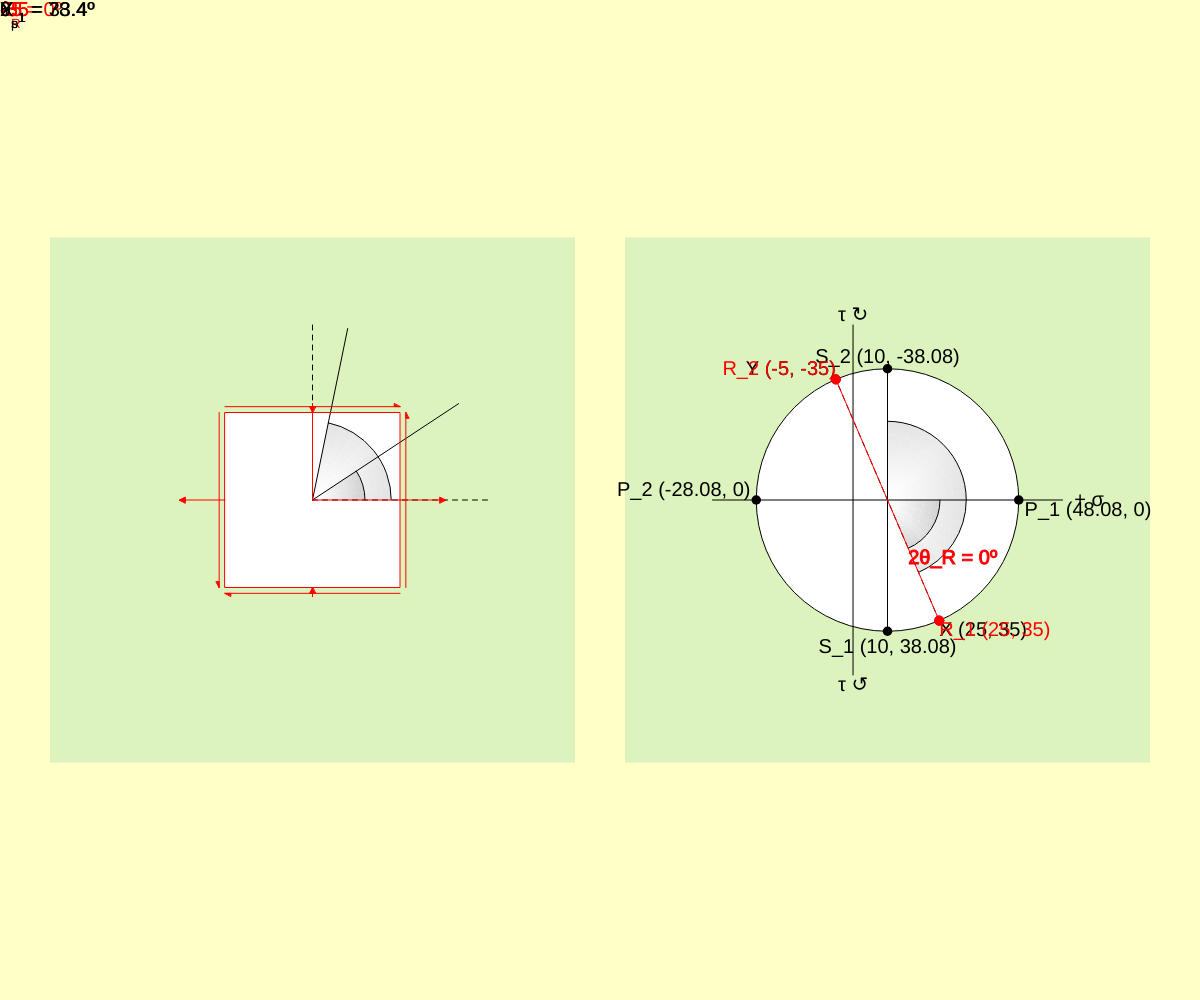
Frame 1 (no input)
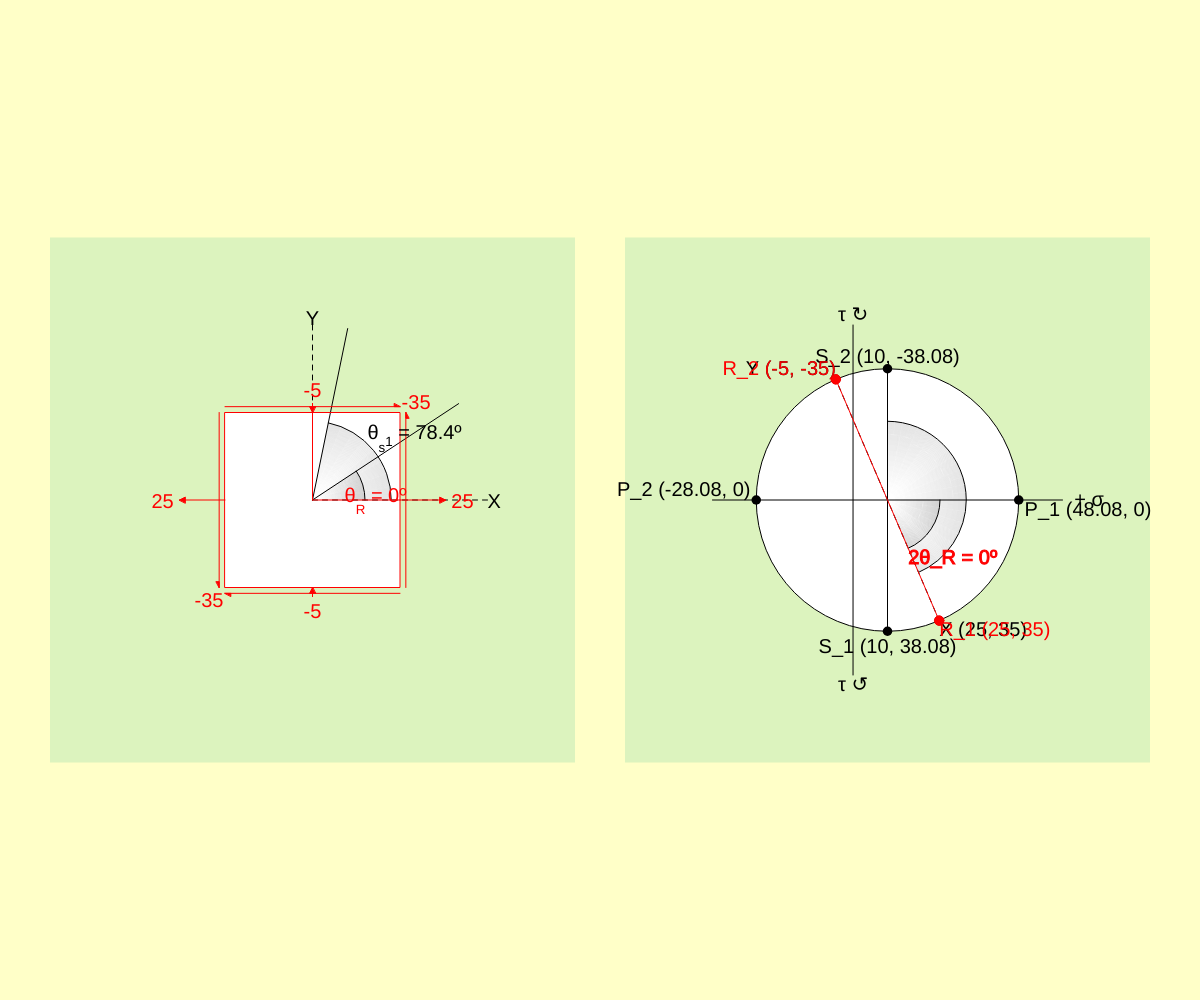
Frame 60 (no input)
Frame 120 (the mouse pressed at the canvas centre since frame 60): identical to frame 60, image omitted

The p5.js sketch that drew these frames (run headless with seeded random() and noise() and a simulated clock; from frame 60 on, the mouse is pressed at the canvas centre):

// p5.js sketch
// ── sketch.js
// Screen size properties
var ww;
var hh;

// Two-page layout properties
var initX;
var initY;
var pageSize;
const PADDING = 50;

var lp = {x: 0, y: 0, w: 0, h: 0, mx: 0, my: 0};
var rp = {x: 0, y: 0, w: 0, h: 0, mx: 0, my: 0};

const ANIMATION_SPEED = 1/15;
const ARROW_SIZE = 1/15;
const TEXT_SIZE = 20;
const FILL_COLOR = '#dcf3be'; 

var strokeDash = function(k){
  drawingContext.setLineDash(k);
};

var refAngDeg = function(angle){
  return angle - (angle > 180)*360;
}; 

var refAngRad = function(angle){ 
  return angle - (angle > PI)*2*PI;
}; 

var srArc = function(x, y, radius, start, stop, r, g, b){
  start = refAngRad(start);
  stop = refAngRad(stop);

  if(start > stop){
    start2 = start;
    start = stop;
    stop = start2;  
  } 
 
  const MAX_ALPHA = 15;
  noFill();
  for(var i = 0; i < radius; i++){
    stroke(r, g, b, i/radius*MAX_ALPHA);
    arc(x, y, i, i, start, stop);
  }

  stroke(r, g, b, 255);
  arc(x, y, radius, radius, start, stop);
}; 


// Mohr's circle script properties
var currentStressState;
const KEEP_DIGITS = 2;

var ground = function(n){
  return round(n * 10**KEEP_DIGITS)/(10**KEEP_DIGITS);
};

// Specialized irrotational prioritized radial labels (this was annoying to set up)
var labels = [];
var activeLabelIndex = -1;

function Label(content = "Hello World", cx = 0, cy = 0, radius = 0, padRadius = 0, theta = 0, c = color(0, 0, 0), importance = 0, isEditable = false, onChange = function(){}){
  this.cx = cx;
  this.cy = cy;
  this.radius = radius;
  this.padRadius = padRadius;
  this.theta = theta;
  this.contentRaw = content + "";
  this.isEditable = isEditable;
  this.isHovering = false;
  this.isActive = false;
  this.isColliding = false;
  this.color = c;
  this.importance = importance;

  this.x = 0;
  this.y = 0;
  this.w = 0;
  this.h = 0;

  this.opacity = 255;
  this.targetOpacity = 255;
  this.opacitySpeed = 1/5;

  this.calculateContentArray();
  this.calculateBoundingBox();

  this.onChange = onChange;
};

Label.prototype.calculateContentArray = function(){
  this.content = this.contentRaw.split(/(\_\w)/gim);
};

Label.prototype.calculateBoundingBox = function(){
  var totalWidth = 0;
  var totalHeight = 0;


  fill(0); // for now
  for(var i = 0; i < this.content.length; i++){
    if(this.content[i][0] == "\_"){
      var baselineHeight = textAscent();
      var ssValue = this.content[i].replace("\_", "");
      push();
        textSize(TEXT_SIZE*2/3)
        totalWidth += textWidth(ssValue);
        if(baselineHeight + textAscent() + textDescent() > totalHeight) totalHeight = baselineHeight + textAscent() + textDescent();
      pop();
    }else{
      totalWidth += textWidth(this.content[i]);
      if(textAscent() + textDescent() > totalHeight) totalHeight = textAscent() + textDescent();
    }
  }

  this.w = totalWidth;
  this.h = totalHeight;
};

Label.prototype.handleInput = function(mpx, mpy){
  this.isHovering = mpx > this.x && mpy > this.y && mpx < this.x + this.w && mpy < this.y + this.h;

  if(mouseIsPressed){
    if(this.isHovering){
      if(activeLabelIndex == -1){
        this.isActive = true;
      }
    }else{
      this.isActive = false;
    }
  }
};

Label.prototype.updatePosition = function(rad, theta){ // in degrees
  this.radius = rad;

  this.x = this.cx + (this.radius + this.padRadius)*cos(theta*PI/180) - this.w*(0.5-cos(theta*PI/180)/2);
  this.y = this.cy + (this.radius + this.padRadius)*sin(theta*PI/180) - this.h*(0.5-sin(theta*PI/180)/2);

  if(this.debug){
    push();
      stroke(0);
      strokeWeight(2);
      point(this.cx, this.cy);
      point(this.cx + this.radius*cos(theta*PI/180), this.cy + this.radius*sin(theta*PI/180));
      point(this.cx + (this.radius + this.padRadius)*cos(theta*PI/180), this.cy + (this.radius + this.padRadius)*sin(theta*PI/180));
      point(this.x, this.y);

      noFill();
      strokeWeight(1);
      beginShape();
      vertex(this.cx, this.cy);
      vertex(this.cx + this.radius*cos(theta*PI/180), this.cy + this.radius*sin(theta*PI/180));
      vertex(this.cx + (this.radius + this.padRadius)*cos(theta*PI/180), this.cy + (this.radius + this.padRadius)*sin(theta*PI/180));
      vertex(this.x, this.y);
      endShape();

      noStroke();
      fill(0, 0, 0, 20);
      rect(this.x, this.y, this.w, this.h);
    pop();
  }
};

Label.prototype.render = function(){
  textAlign(LEFT, TOP);

  var rc = red(this.color);
  var gc = green(this.color);
  var bc = blue(this.color);

  fill(rc, gc, bc, ((+this.isActive) + (this.isHovering && this.isEditable))*40);
  rect(this.x - this.padRadius, this.y - this.padRadius, this.w + this.padRadius*2, this.h + this.padRadius*2);

  if(this.isActive){
    fill(rc, gc, bc);
    text(this.contentRaw, this.x, this.y);
    return;
  }

  var totalWidth = 0;
  var totalHeight = 0;


  fill(rc, gc, bc, this.opacity); // for now
  for(var i = 0; i < this.content.length; i++){
    if(this.content[i][0] == "\_"){
      var baselineHeight = textAscent();
      var ssValue = this.content[i].replace("\_", "");
      push();
        textSize(TEXT_SIZE*2/3)
        text(ssValue, this.x + totalWidth, this.y + baselineHeight);
        totalWidth += textWidth(ssValue);
        if(baselineHeight + textAscent() + textDescent() > totalHeight) totalHeight = baselineHeight + textAscent() + textDescent();
      pop();
    }else{
      text(this.content[i], this.x + totalWidth, this.y);
      totalWidth += textWidth(this.content[i]);
      if(textAscent() + textDescent() > totalHeight) totalHeight = textAscent() + textDescent();
    }
  }

  this.opacity += (this.targetOpacity - this.opacity)*this.opacitySpeed;
};

Label.prototype.collide = function(label){
  return this.x < label.x + label.w && this.x + this.w > label.x && this.y < label.y + label.h && this.y + this.h > label.y;
}

function LabelSystem(){
  this.labels = [];
  this.activeLabelIndex = -1;
  this.initialized = false;
  this.editIndex = 0;
};

LabelSystem.prototype.label = function(label){ // This one is in use - allows labels to be created only once, and then next time edit the text. jank, probably not optimal implementation but it works.
  if(!this.initialized){
    this.labels.push(label);
    //this.labels.sort((a, b) => a.importance - b.importance);
  }else{
    if(!this.labels[this.editIndex].isActive){
      this.labels[this.editIndex].contentRaw = label.contentRaw;
      this.labels[this.editIndex].calculateContentArray();
      this.labels[this.editIndex].calculateBoundingBox();
    }
    this.labels[this.editIndex].updatePosition(label.radius, label.theta);
    this.editIndex++;
  }
};

LabelSystem.prototype.addLabel = function(label){
  this.labels.push(label);
  //this.labels.sort((a, b) => a.importance - b.importance);
};

LabelSystem.prototype.removeLabel = function(i){
  this.labels.splice(i, 1);
  this.labels.sort((a, b) => a.importance - b.importance); // might not be strictly necessary
};

LabelSystem.prototype.setTheta = function(i, rad, theta){
  this.labels[i].updatePosition(rad, theta);
}

LabelSystem.prototype.update = function(mpx, mpy){
  this.initialized = true;

  for(var i = 0; i < this.labels.length; i++){
    this.labels[i].isColliding = false;
    this.labels[i].targetOpacity = 255;

    // check overlap and set opacity accordingly
    for(var j = 0; j < this.labels.length; j++){
      if(i != j && this.labels[i].collide(this.labels[j])){
        // console.log(i + " collides with " + j);
        this.labels[i].isColliding = true;
        if(this.labels[i].importance < this.labels[j].importance){
          this.labels[i].targetOpacity -= 200;
          if(this.labels[i].targetOpacity < 0){
            this.labels[i].targetOpacity = 0;
          }
        }
      }
    }

    this.labels[i].render();
    this.labels[i].handleInput(mpx, mpy);

    if(this.labels[i].isActive){
      this.activeLabelIndex = i;
    }else if(this.activeLabelIndex == i){
      this.activeLabelIndex = -1;
    }
  }

  this.editIndex = 0;
};


function StressState2D(sx, sy, txy){
  this.sx = sx;
  this.sy = sy;
  this.txy = txy;
  
  this.findPrincipals();

  this.tu = 0; // user-specified rotation of the element
  this.dTu_dT = 0; // angular velocity of the element
  this.tuG = 0; // public GOAL user-specified rotation (for snapping)
  this.isSnapped = false;
  
  this.isHydrostatic = (sx == sy && txy == 0);
  this.elementLabels = new LabelSystem();
  this.mohrLabels = new LabelSystem();
};

StressState2D.prototype.findPrincipals = function(){
  this.C = (this.sx + this.sy)/2;
  this.R = sqrt(((this.sx - this.sy)/2) ** 2 + this.txy ** 2);

  this.s1 = this.C + this.R;
  this.s2 = this.C - this.R;
  this.t1 = this.R;
  this.t2 = -this.R;

  this.tp1 = (this.sx == this.C) ? 0 : 1/2*atan(this.txy/(this.sx - this.C))*180/PI;
  this.tp2 = this.tp1 + 90;
  this.ts1 = this.tp1 + 45;
  this.ts2 = this.ts1 + 90;
};

StressState2D.prototype.arbitrarilyRotateBy = function(th){ // in degrees, for clarity
  var angle = 2*(th - this.tp1);
  this.sp1 = this.C + this.R*cos(PI/180*angle);
  this.sp2 = this.C - this.R*cos(PI/180*angle);
  this.t = this.R*sin(PI/180*angle);
};

StressState2D.prototype.processAngle = function(dT){
  this.tu += this.dTu_dT*dT;
  this.dTu_dT -= this.dTu_dT*ANIMATION_SPEED;

  this.tu %= 180;
  //this.tu += ((this.tuG - this.tu)*ANIMATION_SPEED); // for snapping

  this.arbitrarilyRotateBy(this.tu);
};

StressState2D.prototype.setAngularVelocity = function(dV){
  this.dTu_dT = -dV;
};

StressState2D.prototype.drawElement = function(x, y, s, dT){
  // update lerped properties (rotation)
  // % 360;
  //this.tuG = this.tuG % 360;
  //this.arbitrarilyRotateBy(this.tu);
  // console.log(this.sp1 + ", " + this.sp2 + ", " + this.t);
  var ox = x + s/2, oy = y + s/2;
  translate(ox, oy);
  rotate(-PI/180*this.tu);

  
  fill(255, 255, 255);
  rect(-s/6, -s/6, s/3, s/3);

  stroke(0, 0, 0);
  strokeDash([5, 5]);
  line(0, 0, s/3*cos(this.tu*PI/180), s/3*sin(this.tu*PI/180)); // x-axis
  line(0, 0, s/3*sin(this.tu*PI/180), -s/3*cos(this.tu*PI/180)); // y-axis

  strokeDash([]);
  line(0, 0, s/3*cos((this.tu - this.tp1)*PI/180), s/3*sin((this.tu - this.tp1)*PI/180)); // theta p1
  line(0, 0, s/3*cos((this.tu - this.ts1)*PI/180), s/3*sin((this.tu - this.ts1)*PI/180)); // theta s1

  // wip blocker?? idk
  //fill(FILL_COLOR);
  //noStroke(); // turn this off to debug mask
  //rect(s/6, -s/10, s/4, s/5);
  //rect(-s/6, -s/10, -s/4, s/5);
  //rect(-s/10, s/6, s/5, s/4);
  //rect(-s/10, -s/6, s/5, -s/4);

  // theta p1, s1
  srArc(0, 0, s/5, (this.tu - this.tp1)*PI/180, this.tu*PI/180, 0, 0, 0);
  srArc(0, 0, 3*s/10, (this.tu - this.ts1)*PI/180, this.tu*PI/180, 0, 0, 0);

  stroke(255, 0, 0);
  noFill();
  rect(-s/6, -s/6, s/3, s/3);

  // user x', y' axes
  line(0, 0, s/6, 0);
  line(0, 0, 0, -s/6);

  // user theta
  srArc(0, 0, s/10, 0, this.tu*PI/180, 255, 0, 0);

  var triHeadX = s/6*max(abs(this.sp1/max(abs(this.s1), abs(this.s2))), ARROW_SIZE*4/3);
  var triHeadY = s/6*max(abs(this.sp2/max(abs(this.s1), abs(this.s2))), ARROW_SIZE*4/3);

  fill(255, 0, 0);
  line(s/6, 0, s/6 + triHeadX, 0);
  line(-s/6, 0, -s/6 - triHeadX, 0);
  line(0, s/6, 0, s/6 + triHeadY);
  line(0, -s/6, 0, -s/6 - triHeadY);

  // shears
  if(abs(this.t) > 10**(-KEEP_DIGITS)){
    // "x" face
    line(s/6*(1+ARROW_SIZE), -s/6, s/6*(1+ARROW_SIZE), s/6);
    line(-s/6*(1+ARROW_SIZE), -s/6, -s/6*(1+ARROW_SIZE), s/6);

    // "y" face
    line(-s/6, s/6*(1+ARROW_SIZE), s/6, s/6*(1+ARROW_SIZE));
    line(-s/6, -s/6*(1+ARROW_SIZE), s/6, -s/6*(1+ARROW_SIZE));
  }

  // place arrowheads
  if(this.sp1 > 0){
    triangle(s/6 + triHeadX, 0, s/6 + triHeadX - s/6*ARROW_SIZE, -s/6*ARROW_SIZE/2, s/6 + triHeadX - s/6*ARROW_SIZE, s/6*ARROW_SIZE/2);
    triangle(-s/6 - triHeadX, 0, -s/6 - triHeadX + s/6*ARROW_SIZE, -s/6*ARROW_SIZE/2, -s/6 - triHeadX + s/6*ARROW_SIZE, s/6*ARROW_SIZE/2);
  }else{
    triangle(s/6, 0, s/6 + s/6*ARROW_SIZE, -s/6*ARROW_SIZE/2, s/6 + s/6*ARROW_SIZE,  s/6*ARROW_SIZE/2);
    triangle(-s/6, 0, -s/6 - s/6*ARROW_SIZE, -s/6*ARROW_SIZE/2, -s/6 - s/6*ARROW_SIZE,  s/6*ARROW_SIZE/2);
  }

  if(this.sp2 > 0){
    triangle(0, s/6 + triHeadY, -s/6*ARROW_SIZE/2, s/6 + triHeadY - s/6*ARROW_SIZE, s/6*ARROW_SIZE/2, s/6 + triHeadY - s/6*ARROW_SIZE);
    triangle(0, -s/6 - triHeadY, -s/6*ARROW_SIZE/2, -s/6 - triHeadY + s/6*ARROW_SIZE, s/6*ARROW_SIZE/2, -s/6 - triHeadY + s/6*ARROW_SIZE);
  }else{
    triangle(0, s/6, -s/6*ARROW_SIZE/2, s/6 + s/6*ARROW_SIZE, s/6*ARROW_SIZE/2, s/6 + s/6*ARROW_SIZE);
    triangle(0, -s/6, -s/6*ARROW_SIZE/2, -s/6 - s/6*ARROW_SIZE, s/6*ARROW_SIZE/2, -s/6 - s/6*ARROW_SIZE);
  }

  if(this.t < -(10**(-KEEP_DIGITS))){
    triangle(s/6*(1+ARROW_SIZE), -s/6, s/6*(1+ARROW_SIZE), -s/6 + s/6*ARROW_SIZE, s/6*(1+3/2*ARROW_SIZE), -s/6 + s/6*ARROW_SIZE);
    triangle(-s/6, s/6*(1+ARROW_SIZE), -s/6 + s/6*ARROW_SIZE, s/6*(1+ARROW_SIZE), -s/6 + s/6*ARROW_SIZE, s/6*(1+3/2*ARROW_SIZE));

    triangle(-s/6*(1+ARROW_SIZE), s/6, -s/6*(1+ARROW_SIZE), s/6 - s/6*ARROW_SIZE, -s/6*(1+3/2*ARROW_SIZE), s/6 - s/6*ARROW_SIZE);
    triangle(s/6, -s/6*(1+ARROW_SIZE), s/6 - s/6*ARROW_SIZE, -s/6*(1+ARROW_SIZE), s/6 - s/6*ARROW_SIZE, -s/6*(1+3/2*ARROW_SIZE));
  }else if(this.t > 10**(-KEEP_DIGITS)){
    triangle(s/6*(1+ARROW_SIZE), s/6, s/6*(1+ARROW_SIZE), s/6 - s/6*ARROW_SIZE, s/6*(1+3/2*ARROW_SIZE), s/6 - s/6*ARROW_SIZE);
    triangle(-s/6, -s/6*(1+ARROW_SIZE), -s/6 + s/6*ARROW_SIZE, -s/6*(1+ARROW_SIZE), -s/6 + s/6*ARROW_SIZE, -s/6*(1+3/2*ARROW_SIZE));

    triangle(-s/6*(1+ARROW_SIZE), -s/6, -s/6*(1+ARROW_SIZE), -s/6 + s/6*ARROW_SIZE, -s/6*(1+3/2*ARROW_SIZE), -s/6 + s/6*ARROW_SIZE);
    triangle(s/6, s/6*(1+ARROW_SIZE), s/6 - s/6*ARROW_SIZE, s/6*(1+ARROW_SIZE), s/6 - s/6*ARROW_SIZE, s/6*(1+3/2*ARROW_SIZE));
  }

  noStroke();

  resetMatrix();

  // User theta (theta_r) label
  this.elementLabels.label(new Label("\u03b8_R = " + ground(this.tu) + "º", ox, oy, s/20, ARROW_SIZE*s/6, -this.tu/2, color(255, 0, 0), 1, false));
  
  this.elementLabels.label(new Label(ground(this.sp1), ox, oy, s/6*(1 + ARROW_SIZE) + triHeadX, 0, -this.tu, color(255, 0, 0), 2, true, (val) => {
    this.sx = parseFloat(val) || 0;
  }));

  this.elementLabels.label(new Label(ground(this.sp1), ox, oy, s/6*(1 + ARROW_SIZE) + triHeadX, 0, -this.tu-180, color(255, 0, 0), 2, true, (val) => {
    this.sx = parseFloat(val) || 0;
  }));

  this.elementLabels.label(new Label(ground(this.sp2), ox, oy, s/6*(1 + ARROW_SIZE) + triHeadY, 0, -this.tu-90, color(255, 0, 0), 2, true, (val) => {
    this.sy = parseFloat(val) || 0;
  }));

  this.elementLabels.label(new Label(ground(this.sp2), ox, oy, s/6*(1 + ARROW_SIZE) + triHeadY, 0, -this.tu-270, color(255, 0, 0), 2, true, (val) => {
    this.sy = parseFloat(val) || 0;
  }));

  this.elementLabels.label(new Label(ground(this.t), ox, oy, s/6*(1 + ARROW_SIZE)*sqrt(2), 0, -this.tu-45, color(255, 0, 0), 2, true, (val) => {
    this.txy = parseFloat(val) || 0;
  }));

  this.elementLabels.label(new Label(ground(this.t), ox, oy, s/6*(1 + ARROW_SIZE)*sqrt(2), 0, -this.tu-225, color(255, 0, 0), 2, true, (val) => {
    this.sxy = parseFloat(val) || 0;
  }));

  this.elementLabels.label(new Label("X", ox, oy, s/3, 0, 0, color(0)));

  this.elementLabels.label(new Label("Y", ox, oy, s/3, 0, -90, color(0)));

  this.elementLabels.label(new Label("\u03b8_p_1 = " + ground(this.tp1) + "º", ox, oy, s/10, ARROW_SIZE*s/6, -this.tp1/2, color(0)));

  this.elementLabels.label(new Label("\u03b8_s_1 = " + ground(this.ts1) + "º", ox, oy, 3*s/20, ARROW_SIZE*s/6, -this.ts1/2, color(0)));
  
  this.elementLabels.update();
};

StressState2D.prototype.drawMohr = function(x, y, s){

  translate(x + s/2, y + s/2);

  if(this.isHydrostatic){
    textAlign(CENTER, CENTER);
    fill(0);
    noStroke();
    text("Hydrostatic/Uniform Stress\nOrientation Does Not Matter\nVisual WIP (for now)", 0, 0);
    resetMatrix();
    return;
  }
  
  fill(255);
  stroke(0);
  ellipse(0, 0, s/2, s/2);
  line(-s/3, 0, s/3, 0);

  // tau-axis
  var xiZero = (-3*this.C)/(4*this.R);
  if(xiZero < -1) xiZero = -1;
  line(s/3*(-3*this.C)/(4*this.R), -s/3, s/3*(-3*this.C)/(4*this.R), s/3);

  // 2* theta p1
  srArc(0, 0, s/5, 0, 2*this.tp1*PI/180, 0, 0, 0);

  // 2* theta s1
  srArc(0, 0, 3*s/10, 2*this.tp1*PI/180, -2*(this.ts1 - this.tp1)*PI/180, 0, 0, 0);

  // axis labels
  fill(0);
  noStroke();
  textAlign(LEFT, CENTER);
  text("+ \u03c3", s/3*(1 + ARROW_SIZE), 0);

  textAlign(CENTER, TOP);
  text("\u03c4 \u21ba", s/3*(-3*this.C)/(4*this.R), s/3);

  textAlign(CENTER, BOTTOM);
  text("\u03c4 \u21bb", s/3*(-3*this.C)/(4*this.R), -s/3);


  stroke(0);
  strokeDash([5, 5]);
  line(s/3*(this.sx - this.C)/(4/3*this.R), s/3*(3*this.txy/(4*this.R)), s/3*(this.sy - this.C)/(4/3*this.R), -s/3*(3*this.txy/(4*this.R)))
  
  strokeDash([]);
  
  // principal shear planes
  line(0, s/4, 0, -s/4);
noStroke();
fill(0);
textAlign(CENTER, TOP);
  text("S_1 (" + ground(this.C) + ", " + ground(this.R) + ")", 0, s/4 + s/6*ARROW_SIZE);
textAlign(CENTER, BASELINE);
text("S_2 (" + ground(this.C) + ", -" + ground(this.R) + ")", 0, -s/4 - s/6*ARROW_SIZE);

// principal axial planes
textAlign(LEFT, TOP);
text("P_1 (" + ground(this.C + this.R) + ", 0)", s/4 + s/6*ARROW_SIZE, 0);

textAlign(RIGHT, BOTTOM);
text("P_2 (" + ground(this.C - this.R) + ", 0)", - s/4 - s/6*ARROW_SIZE, 0);

// X-Y Plane
textAlign(LEFT, TOP);
text("X (" + ground(this.sx) + ", " + ground(this.txy) + ")", s/3*(this.sx - this.C)/(4/3*this.R), s/3*(3*this.txy/(4*this.R)));

textAlign(RIGHT, BOTTOM);
text("Y (" + ground(this.sy) + ", -" + ground(this.txy) + ")", s/3*(this.sy - this.C)/(4/3*this.R), -s/3*(3*this.txy/(4*this.R)));

fill(255, 0, 0);
// User Plane
textAlign(LEFT, TOP);
text("R_1 (" + ground(this.sp1) + ", " + ground(-this.t) + ")", s/3*(this.sp1 - this.C)/(4/3*this.R), -s/3*(3*this.t/(4*this.R)));

textAlign(RIGHT, BOTTOM);
text("R_2 (" + ground(this.sp2) + ", -" + ground(-this.t) + ")", s/3*(this.sp2 - this.C)/(4/3*this.R), s/3*(3*this.t/(4*this.R)));
 
  // x-y base plane
  fill(0);
  ellipse(s/3*(this.sx - this.C)/(4/3*this.R), s/3*(3*this.txy/(4*this.R)), s/55, s/55);
  ellipse(s/3*(this.sy - this.C)/(4/3*this.R), -s/3*(3*this.txy/(4*this.R)), s/55, s/55);

  // P1-P2 plane
  ellipse(s/4, 0, s/55, s/55);
  ellipse(-s/4, 0, s/55, s/55);

  // S1-S2 plane
  ellipse(0, s/4, s/55, s/55);
  ellipse(0, -s/4, s/55, s/55);

  // user rotation plane of the stress element
  fill(255, 0, 0);
  stroke(255, 0, 0);
  line(s/3*(this.sp1 - this.C)/(4/3*this.R), -s/3*(3*this.t/(4*this.R)), s/3*(this.sp2 - this.C)/(4/3*this.R), s/3*(3*this.t/(4*this.R)));
  ellipse(s/3*(this.sp1 - this.C)/(4/3*this.R), -s/3*(3*this.t/(4*this.R)), s/55, s/55);
  ellipse(s/3*(this.sp2 - this.C)/(4/3*this.R), s/3*(3*this.t/(4*this.R)), s/55, s/55);

  // user theta text
  fill(255, 0, 0);
  textAlign(LEFT, TOP);
  text("2\u03b8_R = " + 2*ground(this.tu) + "º", s/10*cos((2*this.tp1 - this.tu)*PI/180), s/10*sin((2*this.tp1 - this.tu)*PI/180));

  // user theta
  srArc(0, 0, s/10, 2*(this.tp1 - this.tu)*PI/180, 2*this.tp1*PI/180, 255, 0, 0);
  resetMatrix();

  this.mohrLabels.update();
};

StressState2D.prototype.setRotation = function(th){
  if(th == NaN) return;

  this.tuG = th;
};

StressState2D.prototype.applyRotation = function(th){
  if(th == NaN) return;
  
  this.tuG -= th;
};

StressState2D.prototype.handleKeyRelease = function(){
  if(this.elementLabels.activeLabelIndex != -1){
    if(keyCode === ESCAPE || keyCode === ENTER || keyCode === RETURN){
      this.elementLabels.labels[activeLabelIndex].isActive = false;
      this.elementLabels.activeLabelIndex = -1;
      return; // to prevent the next code from running for whatever reason (i don't think it does but just to be safe)
    }

    // magic number 48: for more information see https://p5js.org/reference/#/p5/keyCode
    // since labels can only be numbers
    if(keyCode - 48 >= 0 && keyCode - 48 <= 9){
      this.elementLabels.labels[activeLabelIndex].contentRaw += ""+(keyCode-48);
      this.elementLabels.labels[activeLabelIndex].calculateContentArray();
      this.elementLabels.labels[activeLabelIndex].calculateBoundingBox();
      this.elementLabels.labels[activeLabelIndex].onChange(this.elementLabels.labels[activeLabelIndex].contentRaw);
    }

    if(keyCode === BACKSPACE){
      this.elementLabels.labels[activeLabelIndex].contentRaw = this.elementLabels.labels[activeLabelIndex].contentRaw.substring(0, this.elementLabels.labels[activeLabelIndex].contentRaw.length - 1);
      this.elementLabels.labels[activeLabelIndex].calculateContentArray();
      this.elementLabels.labels[activeLabelIndex].calculateBoundingBox();
      this.elementLabels.labels[activeLabelIndex].onChange(this.elementLabels.labels[activeLabelIndex].contentRaw);
    }
  }

  if(this.mohrLabels.activeLabelIndex != -1){
    if(keyCode === ESCAPE || keyCode === ENTER || keyCode === RETURN){
      this.mohrLabels.labels[activeLabelIndex].isActive = false;
      this.mohrLabels.activeLabelIndex = -1;
      return; // to prevent the next code from running for whatever reason (i don't think it does but just to be safe)
    }

    // magic number 48: for more information see https://p5js.org/reference/#/p5/keyCode
    // since labels can only be numbers
    if(keyCode - 48 >= 0 && keyCode - 48 <= 9){
      this.mohrLabels.labels[activeLabelIndex].contentRaw += ""+(keyCode-48);
      this.mohrLabels.labels[activeLabelIndex].calculateContentArray();
      this.mohrLabels.labels[activeLabelIndex].calculateBoundingBox();
      this.mohrLabels.labels[activeLabelIndex].onChange();
    }

    if(keyCode === BACKSPACE){
      this.mohrLabels.labels[activeLabelIndex].contentRaw = this.mohrLabels.labels[activeLabelIndex].contentRaw.substring(0, this.mohrLabels.labels[activeLabelIndex].contentRaw.length - 1);
      this.mohrLabels.labels[activeLabelIndex].calculateContentArray();
      this.mohrLabels.labels[activeLabelIndex].calculateBoundingBox();
      this.mohrLabels.labels[activeLabelIndex].onChange();
    }
  }
}

function setup() {
  createCanvas(windowWidth, windowHeight);
  textSize(TEXT_SIZE);
}

var mouseThetaL, mouseThetaR;
var px, py, ptl, ptr;
var dx, dy, dtl, dtr;

var pt = 0, dt = 0; 

// new StressState2D(25, -5, 35);
// new StressState2D(25, -5, 0);
// new StressState2D(25, 25, 35);
// new StressState2D(25, 25, 0);
function draw() {
  dt = millis() - pt;

  //console.log(1/(dt/1000));
  // what (no clue why this is required here)
  if(!currentStressState) currentStressState = new StressState2D(25, -5, 35);

  // Set window properties
  ww = windowWidth;
  hh = windowHeight;
  
  // Split into responsive page layout (this was a pita)
  background(255, 255, 200);
  fill(FILL_COLOR);
  noStroke();

  pageSize = min((ww - PADDING*3)/2, hh - PADDING*2);

  initY = hh/2 - pageSize/2;
  initX = max(0, (ww - PADDING*3)/2 - (hh - PADDING*2))/2;

  lp = {x: PADDING + initX, y: initY, w: pageSize, h: pageSize};
  rp = {x: ww/2 + PADDING/2 + initX, y: initY, w: pageSize, h: pageSize};

  // Create localized mouse positions for each page
  lp.mx = mouseX - lp.x;
  lp.my = mouseY - lp.y;
  rp.mx = mouseX - rp.x;
  rp.my = mouseY - rp.y;

  rect(lp.x, lp.y, lp.w, lp.h);
  rect(rp.x, rp.y, rp.w, rp.h);

  currentStressState.processAngle(dt);
  currentStressState.drawElement(lp.x, lp.y, (lp.w + lp.h)/2); // trying to avoid issues
  currentStressState.drawMohr(rp.x, rp.y, (rp.w + rp.h)/2);
  // todo: display warning on mobile

  // must be first!!!
  mouseThetaL = atan((mouseY - lp.y - lp.h/2)/(mouseX - lp.x - lp.w/2))*180/PI - (mouseX < lp.x + lp.w/2)*(180 - 360*(mouseY > lp.y + lp.h/2)); // last term fixes the arctangent for the other values
  mouseThetaR = atan((mouseY - rp.y - rp.h/2)/(mouseX - rp.x - rp.w/2))*180/PI - (mouseX < rp.x + rp.w/2)*(180 - 360*(mouseY > rp.y + rp.h/2)); // last term fixes the arctangent for the other values
  
  if(!px) px = mouseX;
  if(!py) py = mouseY;
  if(!ptl) ptl = mouseThetaL;
  if(!ptr) ptr = mouseThetaL;

  dx = mouseX - px;
  dy = mouseY - py;
  dtl = mouseThetaL - ptl;
  dtr = mouseThetaR - ptr;

  //if(mouseX > lp.x && mouseX < lp.x + lp.w && mouseY > lp.y && mouseY < lp.y + lp.h && mouseIsPressed) currentStressState.applyRotation(dtl);
  //if(mouseX > rp.x && mouseX < rp.x + rp.w && mouseY > rp.y && mouseY < rp.y + rp.h && mouseIsPressed) currentStressState.applyRotation(dtr/2);
  if(mouseX > lp.x && mouseX < lp.x + lp.w && mouseY > lp.y && mouseY < lp.y + lp.h && mouseIsPressed) currentStressState.setAngularVelocity(dtl/dt);
  if(mouseX > rp.x && mouseX < rp.x + rp.w && mouseY > rp.y && mouseY < rp.y + rp.h && mouseIsPressed) currentStressState.setAngularVelocity(dtr/2/dt);

  // must be last!!!
  px = mouseX;
  py = mouseY;
  ptl = mouseThetaL;
  ptr = mouseThetaR;
  pt += dt; 
}

function windowResized(){
  resizeCanvas(ww, hh);
}


function mouseReleased(){
  //currentStressState.isSnapped = false;
  /*
  if(abs(currentStressState.tu) < 5){
    currentStressState.dTu_dT = 0;
    currentStressState.tuG = 0;
  }else if(abs(currentStressState.tp1 - currentStressState.tu) < 5){
    currentStressState.dTu_dT = 0;
    currentStressState.tuG = currentStressState.tp1;
  }else{
    currentStressState.tuG = currentStressState.tu;
  }*/

  //if(abs(currentStressState.tuG) < 5) currentStressState.tuG = 0;
  //if(abs(currentStressState.tp1 - currentStressState.tuG) < 5) currentStressState.tuG = currentStressState.tp1;
  //if(abs(currentStressState.tp1 - 90 - currentStressState.tuG) < 5) currentStressState.tuG = currentStressState.tp1 - 90;
  //if(abs(-(180 - currentStressState.tp1) - currentStressState.tuG) < 5) currentStressState.tuG = -(180 - currentStressState.tp1);
  //if(abs(currentStressState.ts1 - currentStressState.tuG) < 5) currentStressState.tuG = currentStressState.ts1;
  //if(abs(currentStressState.tp2 - currentStressState.tuG) < 5) currentStressState.tuG = currentStressState.tp2;
}

function keyReleased(){
  currentStressState.handleKeyRelease();
}
